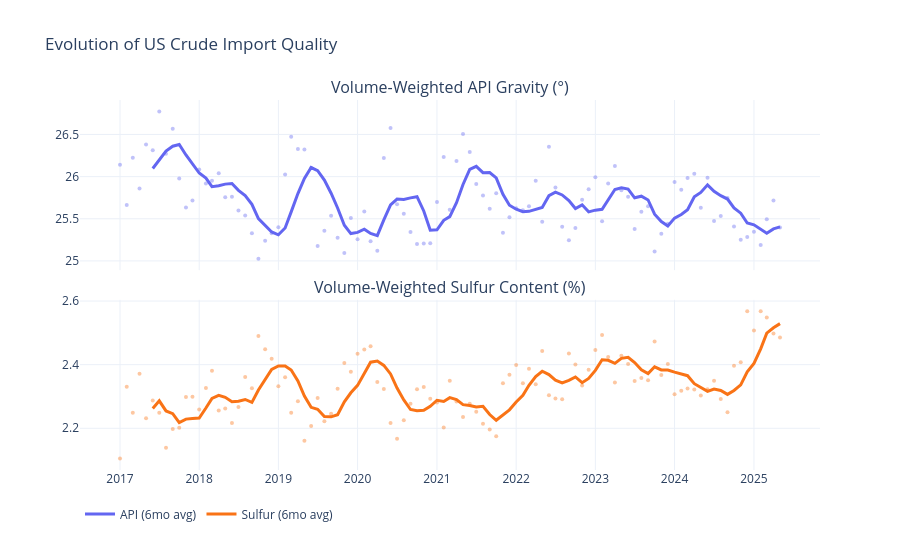

Notebook code for this chart:
### Markdown cell above
---

 ## 5. Quality Mix Shift Over Time



 Has the US been importing lighter or heavier crude? Sweeter or more sour?

 Track the volume-weighted average quality by year.

### Code cell
# Volume-weighted quality by month
cli_monthly = cli.groupby('RPT_PERIOD').apply(
    lambda g: pd.Series({
        'wtd_api': np.average(g['APIGRAVITY'], weights=g['QUANTITY']),
        'wtd_sulfur': np.average(g['SULFUR'], weights=g['QUANTITY']),
        'total_kbd': g['KBD'].sum()
    }), include_groups=False
).reset_index()

fig = make_subplots(rows=2, cols=1, shared_xaxes=True, vertical_spacing=0.08,
                    subplot_titles=('Volume-Weighted API Gravity (°)',
                                   'Volume-Weighted Sulfur Content (%)'))

# API with trend
fig.add_trace(go.Scatter(
    x=cli_monthly['RPT_PERIOD'], y=cli_monthly['wtd_api'],
    mode='markers', marker=dict(size=4, color='#6366f1', opacity=0.4),
    name='Monthly', showlegend=False
), row=1, col=1)
fig.add_trace(go.Scatter(
    x=cli_monthly['RPT_PERIOD'], y=cli_monthly['wtd_api'].rolling(6).mean(),
    line=dict(color='#6366f1', width=3), name='API (6mo avg)'
), row=1, col=1)

# Sulfur with trend
fig.add_trace(go.Scatter(
    x=cli_monthly['RPT_PERIOD'], y=cli_monthly['wtd_sulfur'],
    mode='markers', marker=dict(size=4, color='#f97316', opacity=0.4),
    name='Monthly', showlegend=False
), row=2, col=1)
fig.add_trace(go.Scatter(
    x=cli_monthly['RPT_PERIOD'], y=cli_monthly['wtd_sulfur'].rolling(6).mean(),
    line=dict(color='#f97316', width=3), name='Sulfur (6mo avg)'
), row=2, col=1)

fig.update_layout(
    height=550, template='plotly_white',
    title='Evolution of US Crude Import Quality',
    legend=dict(orientation='h', y=-0.08),
    hovermode='x unified'
)
fig.show()
